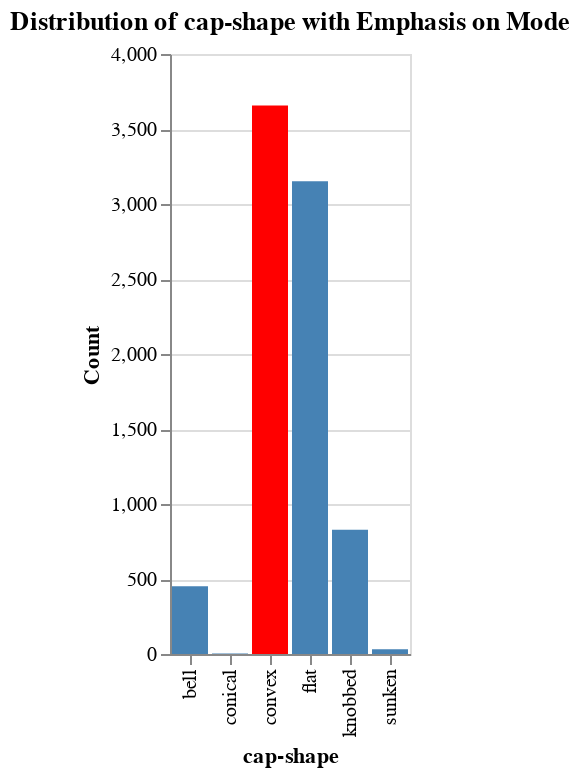
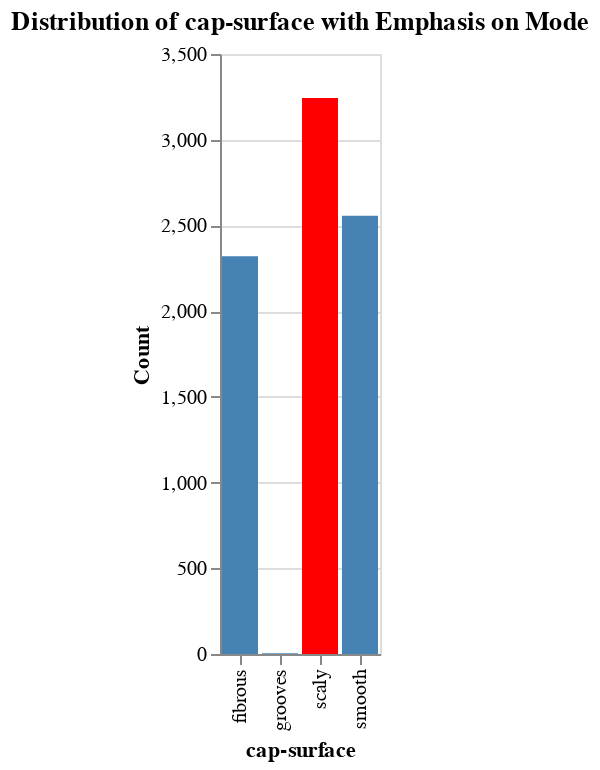
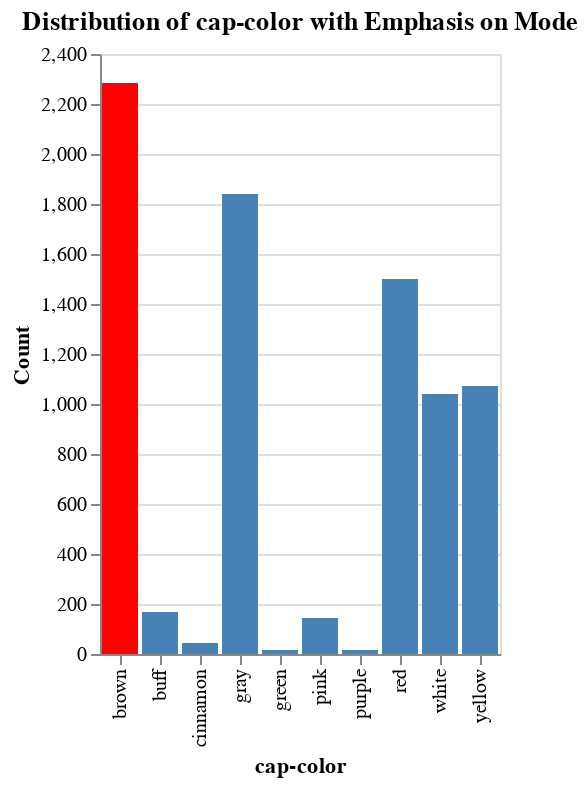
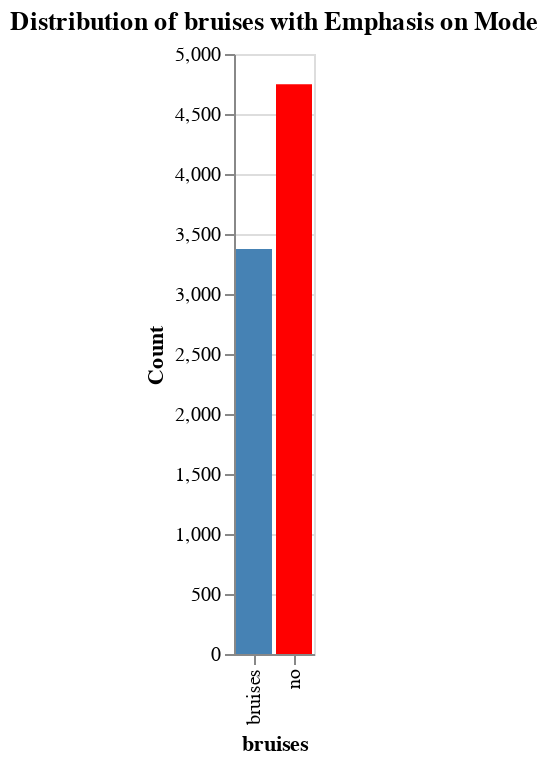

Notebook code cell kept with these figures, in order:
### Markdown cell above
#### First, each feature will be analysed by itself.

### Code cell
# Individual Feature Visualization:
# This snippet creates and displays bar charts for each feature in the DataFrame.
# It visualizes the distribution of each individual feature using the count of each category in the feature.

import altair as alt
alt.data_transformers.enable("vegafusion")

# Loop over each non-target feature column in the DataFrame.
for c in [col for col in df.columns if col != 'class']:
    # Find the mode of the current feature.
    mode = df[c].mode()[0]

    # Define a condition for coloring the bars. Bars representing the mode will be colored differently.
    color_condition = alt.condition(
        alt.datum[c] == mode, 
        alt.value('red'),  # Highlight color (change as needed).
        alt.value('steelblue')  # Base color.
    )

    # Define the chart.
    chart = alt.Chart(df).mark_bar().encode(
        x=alt.X(f'{c}:N', title=c),
        y=alt.Y('count()', title='Count'),
        color=color_condition  # Apply the color condition.
    ).properties(
        title=f'Distribution of {c} with Emphasis on Mode'
    )

    # Display the chart.
    chart.display()

### Figure 1 — Vega specification as saved in the notebook (floating-point values rounded to 4 significant figures)
{"$schema": "https://vega.github.io/schema/vega/v5.json", "data": [{"name": "source_0", "values": [{"__count": 3656, "cap-shape": "convex"}, {"__count": 452, "cap-shape": "bell"}, {"__count": 32, "cap-shape": "sunken"}, {"__count": 3152, "cap-shape": "flat"}, {"__count": 828, "cap-shape": "knobbed"}, {"__count": 4, "cap-shape": "conical"}]}, {"name": "source_0_x_domain_cap-shape", "values": [{"cap-shape": "convex"}, {"cap-shape": "bell"}, {"cap-shape": "sunken"}, {"cap-shape": "flat"}, {"cap-shape": "knobbed"}, {"cap-shape": "conical"}]}, {"name": "source_0_y_domain___count", "values": [{"min": 4, "max": 3656}]}], "signals": [{"name": "x_step", "value": 20}, {"name": "width", "update": "bandspace(domain('x').length, 0.1, 0.05) * x_step"}], "marks": [{"type": "rect", "name": "marks", "from": {"data": "source_0"}, "encode": {"update": {"y2": {"value": 0, "scale": "y"}, "ariaRoleDescription": {"value": "bar"}, "description": {"signal": "\"cap-shape: \" + (isValid(datum[\"cap-shape\"]) ? datum[\"cap-shape\"] : \"\"+datum[\"cap-shape\"]) + \"; Count: \" + (format(datum[\"__count\"], \"\"))"}, "x": {"field": "cap-shape", "scale": "x"}, "y": {"field": "__count", "scale": "y"}, "width": {"signal": "max(0.25, bandwidth('x'))"}, "fill": [{"value": "red", "test": "(datum['cap-shape'] === 'convex')"}, {"value": "steelblue"}]}}, "style": ["bar"]}], "scales": [{"name": "x", "type": "band", "domain": {"data": "source_0_x_domain_cap-shape", "field": "cap-shape", "sort": true}, "range": {"step": {"signal": "x_step"}}, "paddingOuter": 0.05, "paddingInner": 0.1}, {"name": "y", "type": "linear", "domain": [{"signal": "(data(\"source_0_y_domain___count\")[0] || {}).min"}, {"signal": "(data(\"source_0_y_domain___count\")[0] || {}).max"}], "range": [{"signal": "height"}, 0], "nice": true, "zero": true}], "axes": [{"scale": "y", "domain": false, "grid": true, "maxExtent": 0, "zindex": 0, "gridScale": "x", "ticks": false, "tickCount": {"signal": "ceil(height/40)"}, "labels": false, "minExtent": 0, "aria": false, "orient": "left"}, {"scale": "x", "labelAngle": 270, "title": "cap-shape", "zindex": 0, "orient": "bottom", "grid": false, "labelAlign": "right", "labelBaseline": "middle"}, {"scale": "y", "labelOverlap": true, "tickCount": {"signal": "ceil(height/40)"}, "zindex": 0, "orient": "left", "grid": false, "title": "Count"}], "title": {"text": "Distribution of cap-shape with Emphasis on Mode", "frame": "group"}, "height": 300, "style": "cell", "background": "white", "padding": 5}

### Figure 2 — Vega specification as saved in the notebook (floating-point values rounded to 4 significant figures)
{"$schema": "https://vega.github.io/schema/vega/v5.json", "data": [{"name": "source_0", "values": [{"__count": 2556, "cap-surface": "smooth"}, {"__count": 3244, "cap-surface": "scaly"}, {"__count": 2320, "cap-surface": "fibrous"}, {"__count": 4, "cap-surface": "grooves"}]}, {"name": "source_0_x_domain_cap-surface", "values": [{"cap-surface": "smooth"}, {"cap-surface": "scaly"}, {"cap-surface": "fibrous"}, {"cap-surface": "grooves"}]}, {"name": "source_0_y_domain___count", "values": [{"min": 4, "max": 3244}]}], "signals": [{"name": "x_step", "value": 20}, {"name": "width", "update": "bandspace(domain('x').length, 0.1, 0.05) * x_step"}], "marks": [{"type": "rect", "name": "marks", "from": {"data": "source_0"}, "encode": {"update": {"fill": [{"value": "red", "test": "(datum['cap-surface'] === 'scaly')"}, {"value": "steelblue"}], "x": {"field": "cap-surface", "scale": "x"}, "y": {"field": "__count", "scale": "y"}, "ariaRoleDescription": {"value": "bar"}, "width": {"signal": "max(0.25, bandwidth('x'))"}, "y2": {"value": 0, "scale": "y"}, "description": {"signal": "\"cap-surface: \" + (isValid(datum[\"cap-surface\"]) ? datum[\"cap-surface\"] : \"\"+datum[\"cap-surface\"]) + \"; Count: \" + (format(datum[\"__count\"], \"\"))"}}}, "style": ["bar"]}], "scales": [{"name": "x", "type": "band", "domain": {"data": "source_0_x_domain_cap-surface", "field": "cap-surface", "sort": true}, "range": {"step": {"signal": "x_step"}}, "paddingInner": 0.1, "paddingOuter": 0.05}, {"name": "y", "type": "linear", "domain": [{"signal": "(data(\"source_0_y_domain___count\")[0] || {}).min"}, {"signal": "(data(\"source_0_y_domain___count\")[0] || {}).max"}], "range": [{"signal": "height"}, 0], "zero": true, "nice": true}], "axes": [{"scale": "y", "orient": "left", "domain": false, "aria": false, "grid": true, "zindex": 0, "maxExtent": 0, "tickCount": {"signal": "ceil(height/40)"}, "gridScale": "x", "minExtent": 0, "labels": false, "ticks": false}, {"scale": "x", "zindex": 0, "grid": false, "labelBaseline": "middle", "title": "cap-surface", "orient": "bottom", "labelAlign": "right", "labelAngle": 270}, {"scale": "y", "labelOverlap": true, "grid": false, "tickCount": {"signal": "ceil(height/40)"}, "orient": "left", "title": "Count", "zindex": 0}], "title": {"text": "Distribution of cap-surface with Emphasis on Mode", "frame": "group"}, "background": "white", "padding": 5, "height": 300, "style": "cell"}

### Figure 3 — Vega specification as saved in the notebook (floating-point values rounded to 4 significant figures)
{"$schema": "https://vega.github.io/schema/vega/v5.json", "data": [{"name": "source_0", "values": [{"__count": 2284, "cap-color": "brown"}, {"__count": 1072, "cap-color": "yellow"}, {"__count": 1040, "cap-color": "white"}, {"__count": 1840, "cap-color": "gray"}, {"__count": 1500, "cap-color": "red"}, {"__count": 144, "cap-color": "pink"}, {"__count": 168, "cap-color": "buff"}, {"__count": 16, "cap-color": "purple"}, {"__count": 44, "cap-color": "cinnamon"}, {"__count": 16, "cap-color": "green"}]}, {"name": "source_0_x_domain_cap-color", "values": [{"cap-color": "brown"}, {"cap-color": "yellow"}, {"cap-color": "white"}, {"cap-color": "gray"}, {"cap-color": "red"}, {"cap-color": "pink"}, {"cap-color": "buff"}, {"cap-color": "purple"}, {"cap-color": "cinnamon"}, {"cap-color": "green"}]}, {"name": "source_0_y_domain___count", "values": [{"min": 16, "max": 2284}]}], "signals": [{"name": "x_step", "value": 20}, {"name": "width", "update": "bandspace(domain('x').length, 0.1, 0.05) * x_step"}], "marks": [{"type": "rect", "name": "marks", "from": {"data": "source_0"}, "encode": {"update": {"y2": {"value": 0, "scale": "y"}, "fill": [{"value": "red", "test": "(datum['cap-color'] === 'brown')"}, {"value": "steelblue"}], "description": {"signal": "\"cap-color: \" + (isValid(datum[\"cap-color\"]) ? datum[\"cap-color\"] : \"\"+datum[\"cap-color\"]) + \"; Count: \" + (format(datum[\"__count\"], \"\"))"}, "ariaRoleDescription": {"value": "bar"}, "x": {"field": "cap-color", "scale": "x"}, "y": {"field": "__count", "scale": "y"}, "width": {"signal": "max(0.25, bandwidth('x'))"}}}, "style": ["bar"]}], "scales": [{"name": "x", "type": "band", "domain": {"data": "source_0_x_domain_cap-color", "field": "cap-color", "sort": true}, "range": {"step": {"signal": "x_step"}}, "paddingInner": 0.1, "paddingOuter": 0.05}, {"name": "y", "type": "linear", "domain": [{"signal": "(data(\"source_0_y_domain___count\")[0] || {}).min"}, {"signal": "(data(\"source_0_y_domain___count\")[0] || {}).max"}], "range": [{"signal": "height"}, 0], "zero": true, "nice": true}], "axes": [{"scale": "y", "ticks": false, "orient": "left", "aria": false, "minExtent": 0, "domain": false, "tickCount": {"signal": "ceil(height/40)"}, "maxExtent": 0, "labels": false, "zindex": 0, "gridScale": "x", "grid": true}, {"scale": "x", "labelAngle": 270, "orient": "bottom", "labelBaseline": "middle", "labelAlign": "right", "zindex": 0, "title": "cap-color", "grid": false}, {"scale": "y", "zindex": 0, "orient": "left", "grid": false, "title": "Count", "labelOverlap": true, "tickCount": {"signal": "ceil(height/40)"}}], "title": {"text": "Distribution of cap-color with Emphasis on Mode", "frame": "group"}, "style": "cell", "padding": 5, "background": "white", "height": 300}

### Figure 4 — Vega specification as saved in the notebook (floating-point values rounded to 4 significant figures)
{"$schema": "https://vega.github.io/schema/vega/v5.json", "data": [{"name": "source_0", "values": [{"__count": 3376, "bruises": "bruises"}, {"__count": 4748, "bruises": "no"}]}, {"name": "source_0_x_domain_bruises", "values": [{"bruises": "bruises"}, {"bruises": "no"}]}, {"name": "source_0_y_domain___count", "values": [{"min": 3376, "max": 4748}]}], "signals": [{"name": "x_step", "value": 20}, {"name": "width", "update": "bandspace(domain('x').length, 0.1, 0.05) * x_step"}], "marks": [{"type": "rect", "name": "marks", "from": {"data": "source_0"}, "encode": {"update": {"y": {"field": "__count", "scale": "y"}, "x": {"field": "bruises", "scale": "x"}, "width": {"signal": "max(0.25, bandwidth('x'))"}, "fill": [{"value": "red", "test": "(datum['bruises'] === 'no')"}, {"value": "steelblue"}], "ariaRoleDescription": {"value": "bar"}, "description": {"signal": "\"bruises: \" + (isValid(datum[\"bruises\"]) ? datum[\"bruises\"] : \"\"+datum[\"bruises\"]) + \"; Count: \" + (format(datum[\"__count\"], \"\"))"}, "y2": {"value": 0, "scale": "y"}}}, "style": ["bar"]}], "scales": [{"name": "x", "type": "band", "domain": {"data": "source_0_x_domain_bruises", "field": "bruises", "sort": true}, "range": {"step": {"signal": "x_step"}}, "paddingInner": 0.1, "paddingOuter": 0.05}, {"name": "y", "type": "linear", "domain": [{"signal": "(data(\"source_0_y_domain___count\")[0] || {}).min"}, {"signal": "(data(\"source_0_y_domain___count\")[0] || {}).max"}], "range": [{"signal": "height"}, 0], "zero": true, "nice": true}], "axes": [{"scale": "y", "domain": false, "grid": true, "orient": "left", "aria": false, "maxExtent": 0, "labels": false, "minExtent": 0, "ticks": false, "zindex": 0, "tickCount": {"signal": "ceil(height/40)"}, "gridScale": "x"}, {"scale": "x", "zindex": 0, "orient": "bottom", "labelBaseline": "middle", "grid": false, "title": "bruises", "labelAlign": "right", "labelAngle": 270}, {"scale": "y", "tickCount": {"signal": "ceil(height/40)"}, "zindex": 0, "grid": false, "title": "Count", "labelOverlap": true, "orient": "left"}], "title": {"text": "Distribution of bruises with Emphasis on Mode", "frame": "group"}, "background": "white", "style": "cell", "height": 300, "padding": 5}
